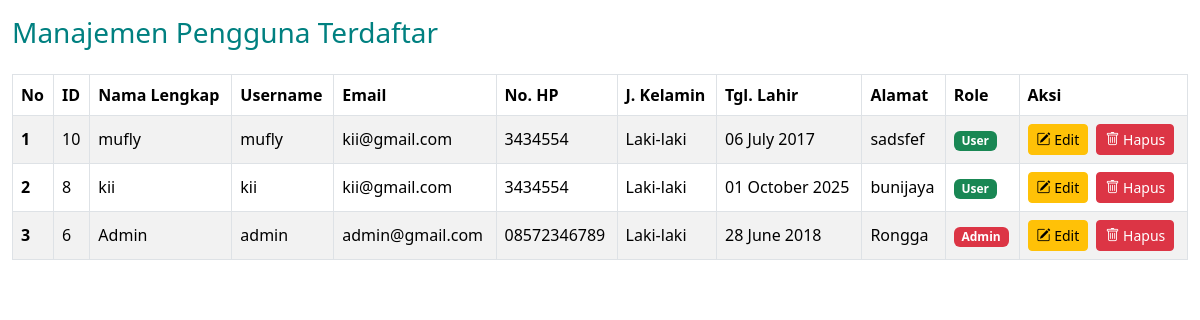
Page /admin/users.php (signed in) on the earlier database version.
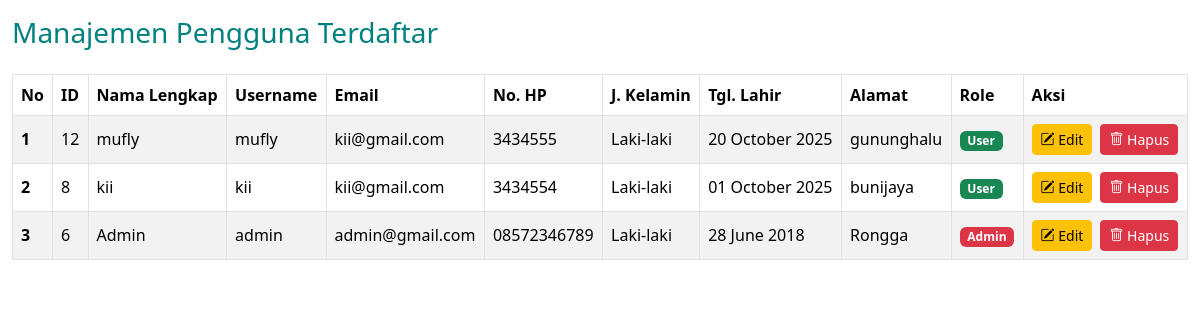
Same page on the later database version.
### tables this page shows
CREATE TABLE `users` (
  `id` int NOT NULL,
  `nama` varchar(50) NOT NULL,
  `username` varchar(50) NOT NULL,
  `email` varchar(50) NOT NULL,
  `no_hp` varchar(50) NOT NULL,
  `jenis_kelamin` enum('Laki-laki','Perempuan') NOT NULL,
  `tanggal_lahir` date NOT NULL,
  `alamat` text NOT NULL,
  `password` varchar(100) NOT NULL,
  `role` enum('admin','user') NOT NULL DEFAULT 'user',
  `remember_token` varchar(100) DEFAULT NULL
);

### admin/users.php (the view, shortened to what this page needs)
<?php
include "../koneksi.php";
include "boot.php";
?>
<?php
$query = "SELECT id, nama, username, email, no_hp, jenis_kelamin, tanggal_lahir, alamat, role FROM users ORDER BY id DESC";
$tampil_users = $mysql->query($query);
?>
<!DOCTYPE html>
<html lang="id">
<head>
</head>
<body>
    <div class="container-fluid mt-3">
        <h3 class="mb-4 header-color">Manajemen Pengguna Terdaftar</h3>
        <div class="table-responsive">
            <table class="table table-striped table-bordered align-middle">
                <thead class="table-custom-header">
                    <tr>
                        <th scope="col">No</th>
                        <th scope="col">ID</th>
                        <th scope="col">Nama Lengkap</th>
                        <th scope="col">Username</th>
                        <th scope="col">Email</th>
                        <th scope="col">No. HP</th>
                        <th scope="col">J. Kelamin</th>
                        <th scope="col">Tgl. Lahir</th>
                        <th scope="col">Alamat</th>
                        <th scope="col">Role</th>
                        <th scope="col">Aksi</th>
                    </tr>
                </thead>
                <tbody>
                    <?php
                    $no = 0;
                    if ($tampil_users && $tampil_users->num_rows > 0) {
                        while ($data = $tampil_users->fetch_assoc()) {
                            $no++;
                            $user_id_data = htmlspecialchars($data['id']);
                    ?>
                            <tr>
                                <th scope="row"><?= $no; ?></th>
                                <td><?= $user_id_data ?></td>
                                <td><?= htmlspecialchars($data['nama']) ?></td>
                                <td><?= htmlspecialchars($data['username']) ?></td>
                                <td><?= htmlspecialchars($data['email']) ?></td>
                                <td><?= htmlspecialchars($data['no_hp']) ?></td>
                                <td><?= htmlspecialchars($data['jenis_kelamin']) ?></td>
                                <td><?= htmlspecialchars(date('d F Y', strtotime($data['tanggal_lahir']))) ?></td>
                                <td><?= nl2br(htmlspecialchars($data['alamat'])) ?></td>
                                <td>
                                    <span class="badge bg-<?= $data['role'] == 'admin' ? 'danger' : 'success' ?>">
                                        <?= ucfirst(htmlspecialchars($data['role'])) ?>
                                    </span>
                                </td>
                                <td>
                                    <a href="./edit_users.php?id=<?= $user_id_data ?>" class="btn btn-sm btn-warning me-1">
                                        <i class="bi bi-pencil-square"></i> Edit
                                    </a>
                                    <a href="./hapus_user.php?id=<?= $user_id_data ?>"
                                        class="btn btn-sm btn-danger"
                                        onclick="return confirm('Apakah Anda yakin ingin menghapus pengguna <?= htmlspecialchars($data['username']) ?>?')">
                                        <i class="bi bi-trash"></i> Hapus
                                    </a>
                                </td>
                            </tr>
                        <?php }
                    } else { ?>
                        <tr>
                            <td colspan="11" class="text-center text-muted">Tidak ada data pengguna terdaftar.</td>
                        </tr>
                    <?php } ?>
                </tbody>
            </table>
        </div>
    </div>
</body>
</html>

Differences in the rows shown:
removed users: id "10", nama "mufly", username "mufly", email "kii@gmail.com", no_hp "3434554", jenis_kelamin "Laki-laki", tanggal_lahir "06 July 2017", alamat "sadsfef", role "User"
added users: id "12", nama "mufly", username "mufly", email "kii@gmail.com", no_hp "3434555", jenis_kelamin "Laki-laki", tanggal_lahir "20 October 2025", alamat "gununghalu", role "User"
